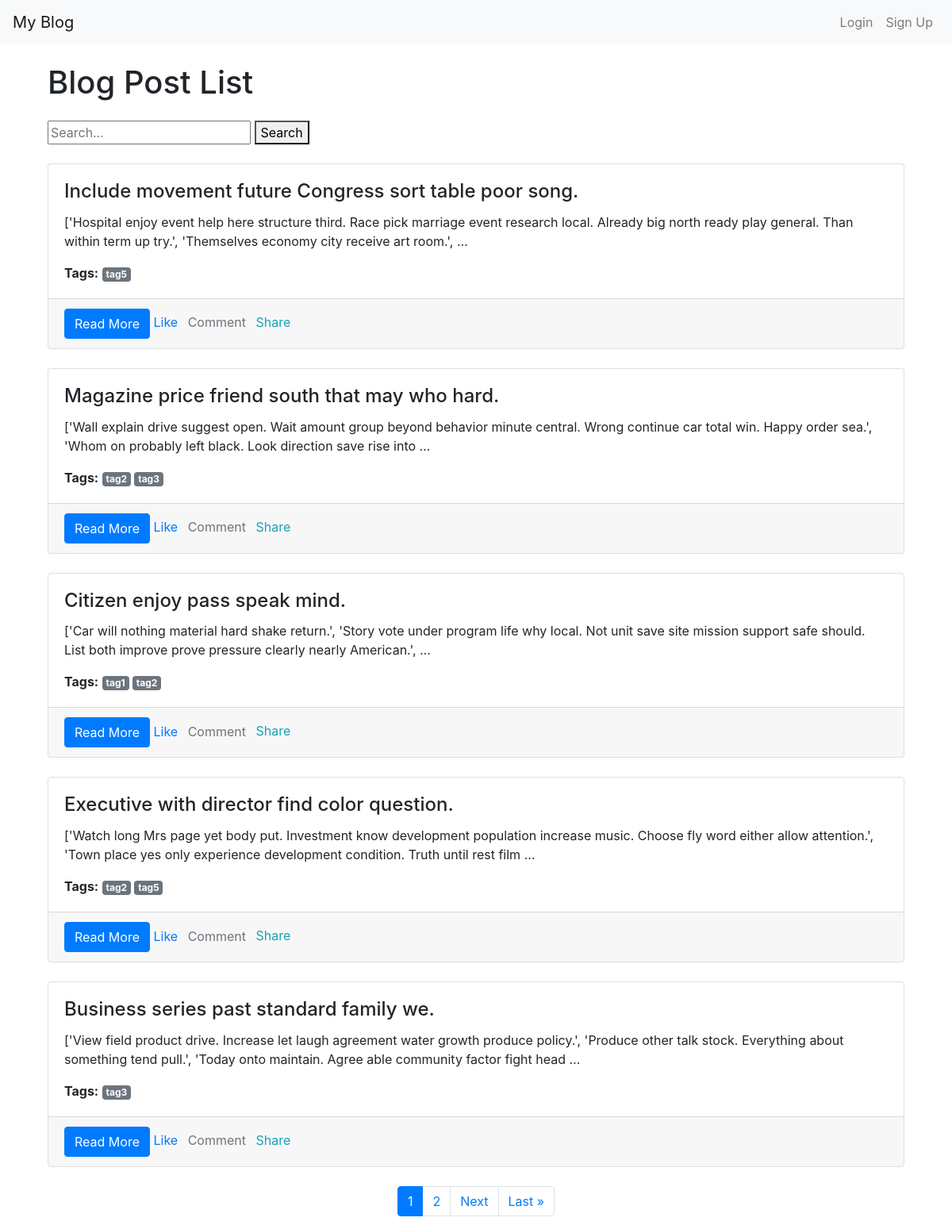
Page /blog/posts/ on the committed database.
### blog/models.py (models this page shows, shortened)
class Post(models.Model):
     title = models.CharField(max_length=255)
     content = models.TextField()
     author = models.ForeignKey(Author, on_delete=models.CASCADE)
     categories = models.ManyToManyField(Category)
     tags = models.ManyToManyField(Tag)
     created_at = models.DateTimeField(auto_now_add=True)
     updated_at = models.DateTimeField(auto_now=True)
     published = models.BooleanField(default=False)
     class Meta:
             ordering = ['-created_at']

class Tag(models.Model):
     name = models.CharField(max_length=255)
     slug = models.SlugField( blank=True)

### blog/views.py (the view)
# urls.py: path('posts/', PostListView.as_view(), name='post_list'),
class PostListView(ListView):
        model = Post
        template_name = 'blog/post_list.html'
        context_object_name = 'posts'
        paginate_by = 5  # Number of posts per page
        def get_queryset(self):
            query = self.request.GET.get('q')
            if query:
                return Post.objects.filter(title__icontains=query)
            else:
                return Post.objects.all().order_by('-created_at')
        def get_context_data(self, **kwargs):
            context = super().get_context_data(**kwargs)
            context['query'] = self.request.GET.get('q', '')
            return context

### blog/templates/blog/post_list.html (shortened to what this page needs)
<!DOCTYPE html>
<html>
    {% extends "accounts/base.html" %}
    {% block content %}
        <body>
            <div class="container">
                <h1 class="my-4">Blog Post List</h1>
                <form method="GET" action="{% url 'post_list' %}">
                    <input type="text" name="q" placeholder="Search..." value="{{ query }}">
                    <button type="submit">Search</button>
                </form>
                <div class="row mt-4">
                {% for post in posts %}
                    <div class="col-lg-12 col-md-6 mb-4">
                        <div class="card h-100">
                            <div class="card-body">
                            <h4 class="card-title">{{ post.title }}</h4>
                            <p class="card-text">{{ post.content|truncatewords:30 }}</p>
                            <p class="card-text">
                                <strong>Tags:</strong>
                                {% for tag in post.tags.all %}
                                    <a href="{% url 'tagged_post_list' tag.slug %}" class="badge badge-secondary">{{ tag.name }}</a>
                                {% endfor %}
                            </p>
                        </div>
                            <div class="card-footer">
                                <a href="{% url 'post_detail' pk=post.pk %}" class="btn btn-primary">Read More</a>
                            <a href="#" class="text-primary mr-2">
                                 Like
                            </a>
                            <a href="#" class="text-secondary mr-2">
                                 Comment
                            </a>
                            <a href="#" class="text-info">
                                 Share
                            </a>
                            </div>
                        </div>
                    </div>
                {% endfor %}
                </div>
                <nav aria-label="Page navigation">
                    <ul class="pagination justify-content-center">
                        {% if is_paginated %}
                            {% for num in page_obj.paginator.page_range %}
                                <li class="page-item {% if num == page_obj.number %}active{% endif %}">
                                    <a class="page-link" href="?page={{ num }}">{{ num }}</a>
                                </li>
                            {% endfor %}
                            {% if page_obj.has_next %}
                                <li class="page-item">
                                    <a class="page-link" href="?page={{ page_obj.next_page_number }}">Next</a>
                                </li>
                                <li class="page-item">
                                    <a class="page-link" href="?page={{ page_obj.paginator.num_pages }}">Last &raquo;</a>
                                </li>
                            {% endif %}
                        {% endif %}
                    </ul>
                </nav>
            </div>
        </body>
        </div>
    {% endblock %}

### accounts/templates/accounts/base.html (shortened to what this page needs)
<!DOCTYPE html>
<html lang="en">
<head>
    <link href="https://stackpath.bootstrapcdn.com/bootstrap/4.5.2/css/bootstrap.min.css" rel="stylesheet">
</head>
<body>
    <nav class="navbar navbar-expand-lg navbar-light bg-light">
        <a class="navbar-brand" href="{% url 'home' %}">My Blog</a>
        <div class="collapse navbar-collapse" id="navbarNav">
            <ul class="navbar-nav ml-auto">
                {% if user.is_authenticated %}
                <li>
                    <a class="nav-link" href={% url 'post_list' %}>Posts</a>
                </li>
                <li class="nav-item">
                        <a class="nav-link" href="#">Welcome, {{ user.username }}</a>
                    </li>
                    <li class="nav-item">
                        <a class="nav-link" href="{% url 'logout' %}">Logout</a>
                    </li>
                {% else %}
                    <li class="nav-item">
                        <a class="nav-link" href="{% url 'login' %}">Login</a>
                    </li>
                    <li class="nav-item">
                        <a class="nav-link" href="{% url 'signup' %}">Sign Up</a>
                    </li>
                {% endif %}
            </ul>
        </div>
    </nav>
    <div class="container mt-4">
        {% block content %}{% endblock %}
</body>
</html>

### rows in the picture
Post: title "Include movement future Congress sort table poor song.", content "['Hospital enjoy event help here structure third. Race pick marriage event research local. Already big north ready play general. Than within term up try.', 'Themselves economy city receive art room.', …"
Tag: name "tag5"
Post: title "Magazine price friend south that may who hard.", content "['Wall explain drive suggest open. Wait amount group beyond behavior minute central. Wrong continue car total win. Happy order sea.', 'Whom on probably left black. Look direction save rise into …"
Tag: name "tag2"
Tag: name "tag3"
Post: title "Citizen enjoy pass speak mind.", content "['Car will nothing material hard shake return.', 'Story vote under program life why local. Not unit save site mission support safe should. List both improve prove pressure clearly nearly American.', …"
Tag: name "tag1"
Post: title "Executive with director find color question.", content "['Watch long Mrs page yet body put. Investment know development population increase music. Choose fly word either allow attention.', 'Town place yes only experience development condition. Truth until rest film …"
Post: title "Business series past standard family we.", content "['View field product drive. Increase let laugh agreement water growth produce policy.', 'Produce other talk stock. Everything about something tend pull.', 'Today onto maintain. Agree able community factor fight head …"

### other values in the picture
{{ num }} "1" "2"
